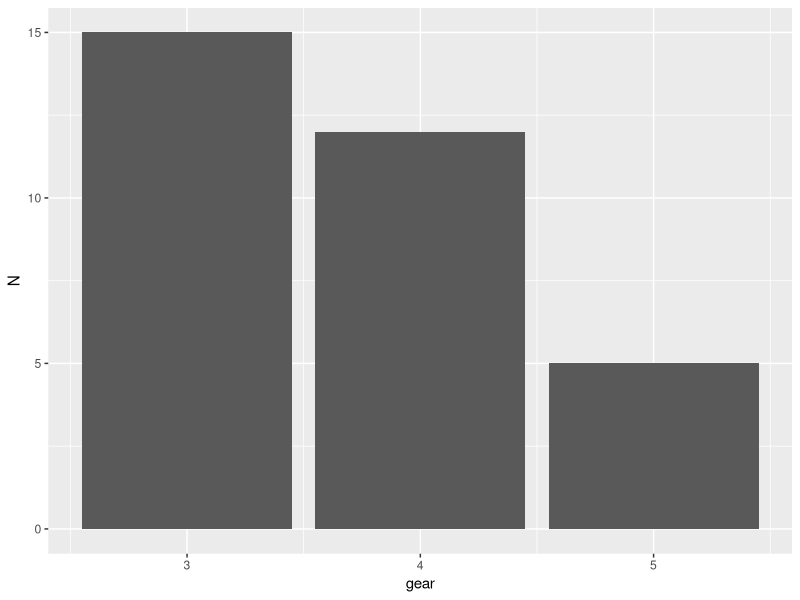
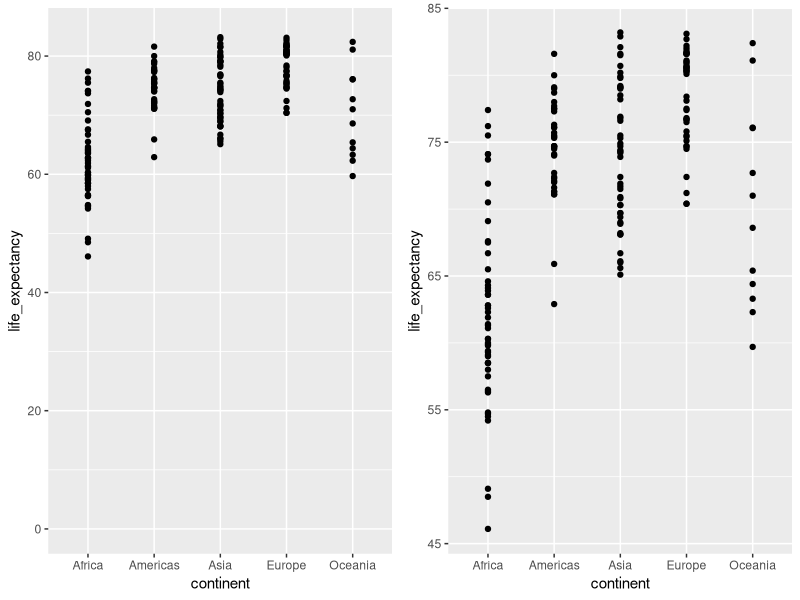
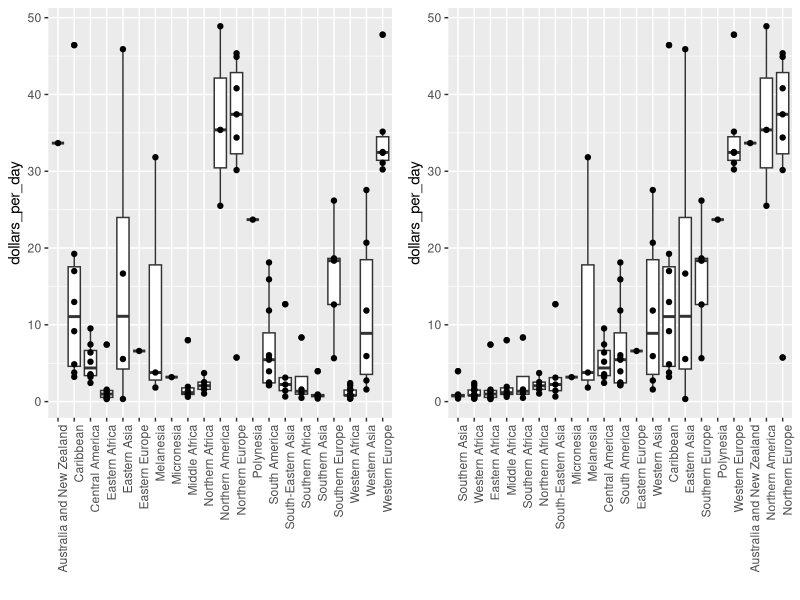
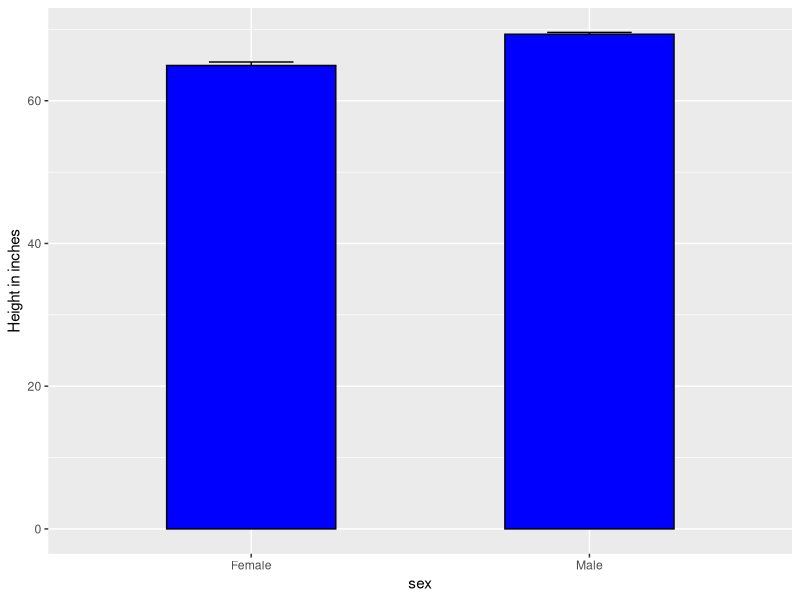
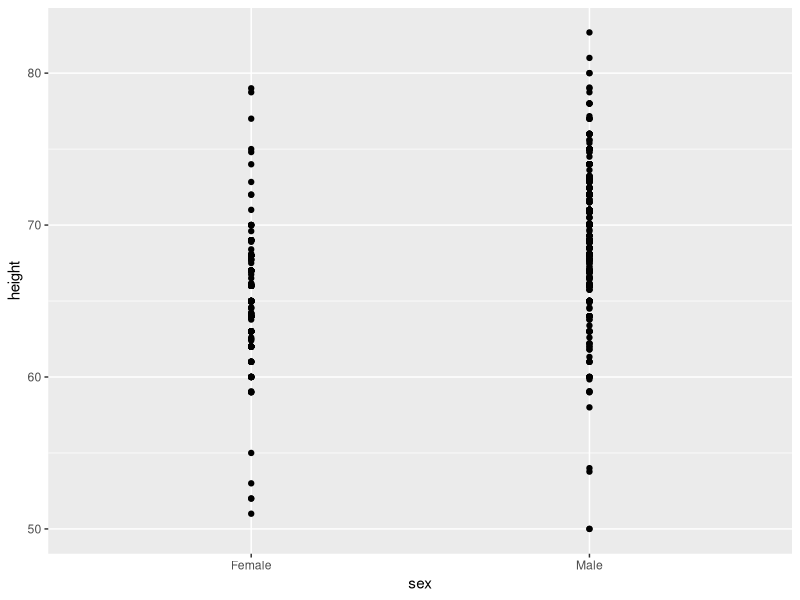
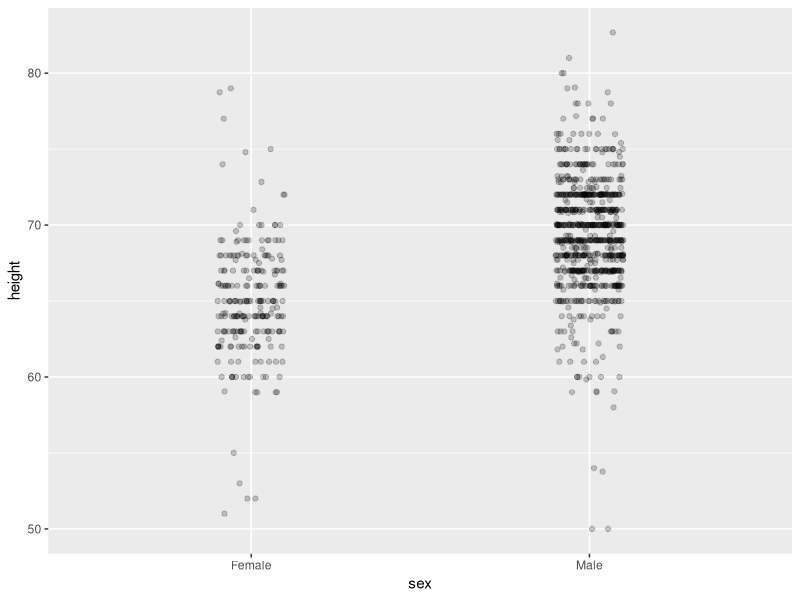
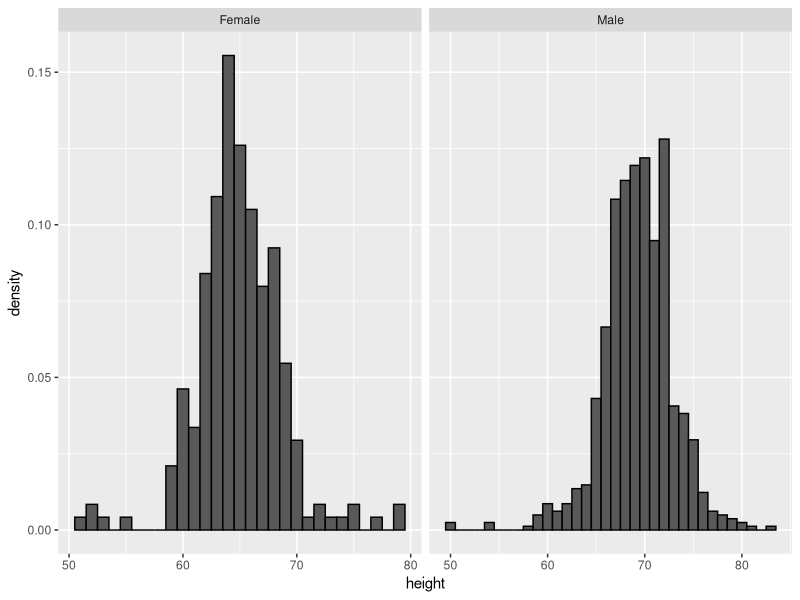
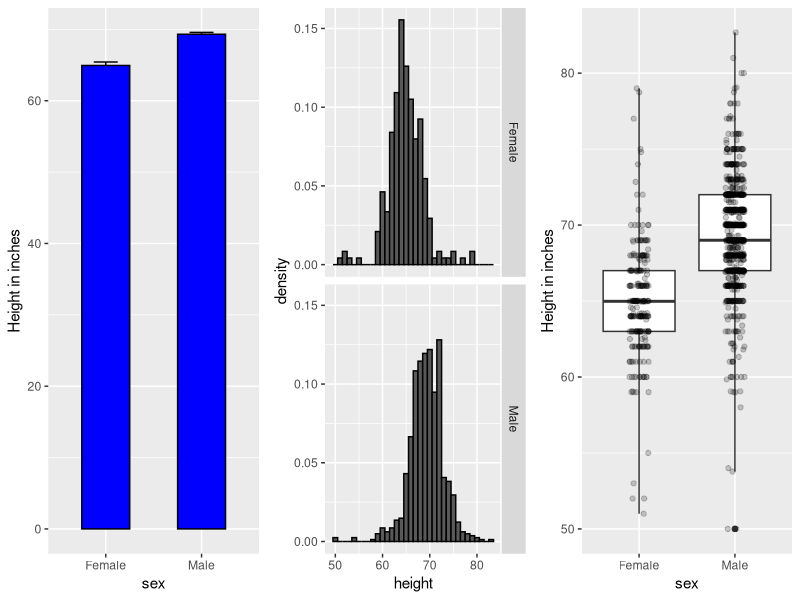

Source code (R) for these figures, in order:
## ---- chunk 1
knitr::opts_chunk$set(echo = FALSE)
## ---- chunk 2
library(tidyverse)
library(dslabs)
library(gridExtra)
data(mtcars)
## ---- chunk 3
mtcars %>% 
  group_by(gear) %>% 
  summarize( N = n()) %>% 
  ggplot(aes(x = gear, y = N)) + geom_col()
## ---- chunk 4
data.frame(Candidate = factor(c("Maduro", "Capriles"), levels = c("Maduro", "Capriles")),
           Percent = c(50.66, 49.07))

p1 <- gapminder %>% filter(year == 2012) %>%
  ggplot(aes(continent, life_expectancy)) +
  geom_point()
p2 <- p1 +
  scale_y_continuous(limits = c(0, 84))
grid.arrange(p2, p1, ncol = 2)
## ---- chunk 5
past_year <- 1970
p1 <- gapminder %>% 
  mutate(dollars_per_day = gdp/population/365) %>%
  filter(year == past_year & !is.na(gdp)) %>%
  ggplot(aes(region, dollars_per_day)) +
  geom_boxplot() +
  geom_point() +
  theme(axis.text.x = element_text(angle = 90, hjust = 1)) +
  xlab("")
p2 <- gapminder %>% 
  mutate(dollars_per_day = gdp/population/365) %>%
  filter(year == past_year & !is.na(gdp)) %>%
  mutate(region = reorder(region, dollars_per_day, FUN = median)) %>%
  ggplot(aes(region, dollars_per_day)) +
  geom_boxplot() +
  geom_point() +
  theme(axis.text.x = element_text(angle = 90, hjust = 1)) +
  xlab("")
grid.arrange(p1, p2, nrow=1)
## ---- chunk 6
data("heights")
p1 <- heights %>% 
  group_by(sex) %>% 
  summarize(average = mean(height), se=sd(height)/sqrt(n())) %>%
  ggplot(aes(sex, average)) + 
  geom_errorbar(aes(ymin = average - 2*se, ymax = average+2*se), width = 0.25) +
  geom_bar(stat = "identity", width=0.5, fill = "blue", color = "black") +
  ylab("Height in inches")
p1
## ---- chunk 7
heights %>% 
  ggplot(aes(sex, height)) + geom_point()
## ---- chunk 8
heights %>% 
  ggplot(aes(sex, height)) + geom_jitter(width = 0.1, alpha = 0.2)
## ---- chunk 9
heights %>% 
  ggplot(aes(height, ..density..)) +
  geom_histogram(binwidth = 1, color="black") +
  facet_grid(.~sex, scales = "free_x")
## ---- chunk 10
p2 <- heights %>% 
  ggplot(aes(height, ..density..)) +
  geom_histogram(binwidth = 1, color="black") +
  facet_grid(sex~.)
p3 <- heights %>% 
  ggplot(aes(sex, height)) + 
  geom_boxplot(coef=3) + 
  geom_jitter(width = 0.1, alpha = 0.2) +
  ylab("Height in inches")

grid.arrange(p1, p2, p3, ncol = 3)
## ---- chunk 11
p2 <- gapminder %>% filter(year == 2015) %>% 
  mutate(continent = reorder(continent, population, median)) %>%
  ggplot(aes(continent, population/10^6)) + 
  ylab("Population in Millions") +
  xlab("Continent")
p2 +  geom_jitter(width = .1, alpha = .5) 
## ---- chunk 12
p2 <- p2 + geom_boxplot(coef=3) + 
  geom_jitter(width = .1, alpha = .5) + 
  scale_y_log10(breaks = c(1,10,100,1000)) +
  theme(axis.text.x = element_text(size = 7)) 
grid.arrange(p1, p2, ncol = 2)
## ---- chunk 13
